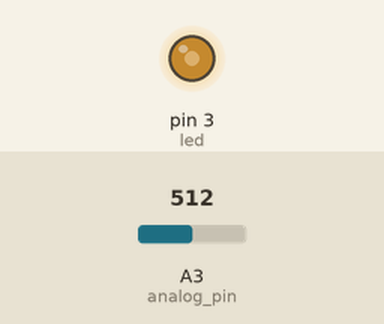
Bench run of a sketch on a simulated Arduino Uno, built with avr-gcc and run on an emulated ATmega328P. Parts: output pins drawn as LEDs (lit = HIGH). The inputs (shaded band) are chosen by the test bench; at power-on: A3 (analog_pin) = 512.

Above: at 1.2 s.
1.3 s: A3 (analog_pin) set to 716
At 2.5 s:
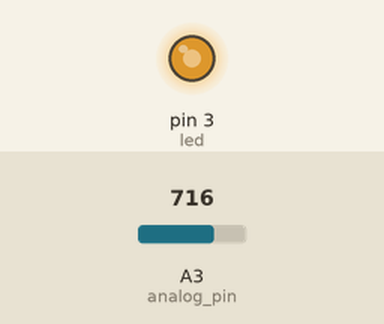
2.8 s: A3 (analog_pin) set to 900
At 3.7 s:
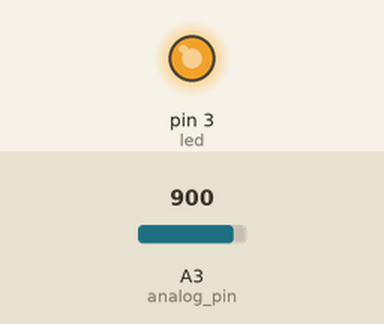
4.3 s: A3 (analog_pin) set to 122
At 4.8 s:
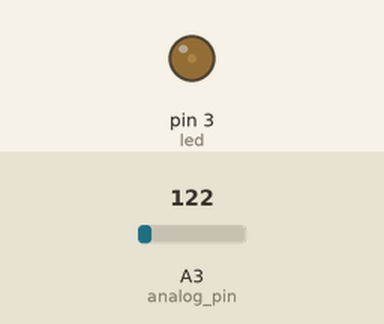
5.8 s: A3 (analog_pin) set to 0
At 7.0 s:
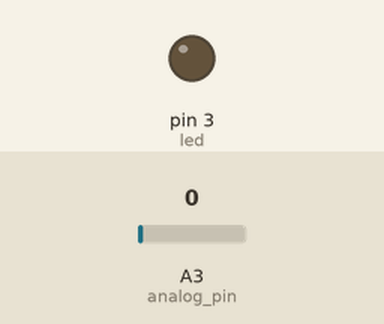
7.3 s: A3 (analog_pin) set to 511
At 8.3 s:
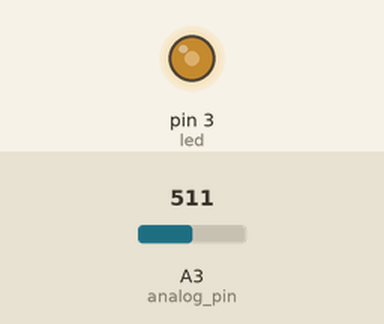
Timing chart, 0 to 9.8 s (numbered marks = the images above; inputs shaded):
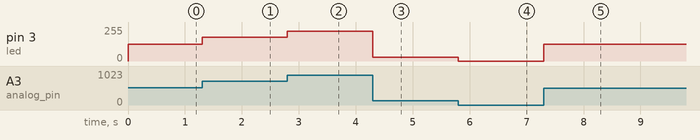

Measured:
- after the input at 1.3 s, pin 3 (led): 127/255 → 178/255 at once
- after the input at 2.8 s, pin 3 (led): 178/255 → 224/255 at once
- after the input at 4.3 s, pin 3 (led): 224/255 → 30/255 at once
- after the input at 5.8 s, pin 3 (led): 30/255 → 0/255 at once
- after the input at 7.3 s, pin 3 (led): 0/255 → 127/255 at once

The sketch:

sketch_nov21a.ino
```cpp
int led = 3;
const int analog_pin = A3;

void setup() {
  pinMode(led, OUTPUT);
}

void loop() {
  // конвертация от диапазона (0-1023) в диапазон (0-255)
  analogWrite(led, map(analogRead(analog_pin), 0, 1023, 0, 255));
}
```
